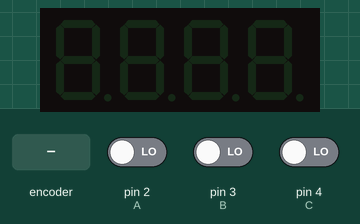
Recording of a sketch running on a simulated Arduino Uno, built with avr-gcc and run on an emulated ATmega328P. Parts: 4-digit seven-segment display. Inputs (shaded band) come from the test bench; at power-on: pin 2 (A) LOW, pin 3 (B) LOW, pin 4 (C) LOW.

Above: at 1.2 s.
1.3 s: rotary encoder on pin 2 (A) / pin 3 (B) turned 3 steps (first pin leading)
At 2.7 s:
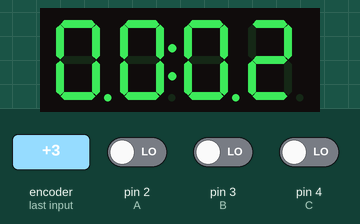
3.4 s: rotary encoder on pin 2 (A) / pin 3 (B) turned 1 step (first pin leading)
At 4.8 s:
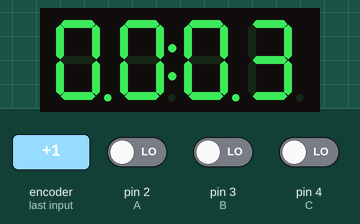
Timing chart, 0 to 6.4 s (numbered marks = the images above; inputs shaded):
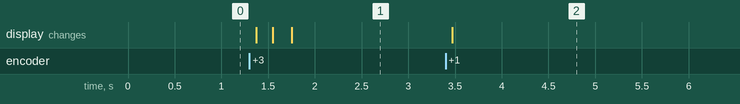

The sketch:

Stopwatch_AI.ino
```cpp
#include <TM1637Display.h>

#define CLK 6
#define DIO 7
#define A 2  // Start
#define B 3  // Stop
#define C 4  // Reset

TM1637Display display(CLK, DIO);

int m = 0;
int d = 0;
bool running = false;

void setup() {
  display.setBrightness(7);
  pinMode(A, INPUT);
  pinMode(B, INPUT);
  pinMode(C, INPUT);
}

void loop() {
  if (digitalRead(A) == HIGH) {
    running = true;
  }

  if (digitalRead(B) == HIGH) {
    running = false;
  }

  if (!running && digitalRead(C) == HIGH) {
    m = 0;
    d = 0;
    display.showNumberDecEx(0, 0b11100000, true);
    delay(500); // debounce
  }

  if (running) {
    display.showNumberDecEx(m * 100 + d, 0b11100000, true);
    delay(10); // delay 1 detik
    d++;
    if (d >= 60) {
      d = 0;
      m++;
      if (m >= 60) {
        m = 0;
      }
    }
  }
}
```

Measured:
- after the input at 1.3 s, the display: first changes after 0.07 s (image 1 shows a later state)
- after the input at 3.4 s, the display: changes after 0.07 s (image 2)
